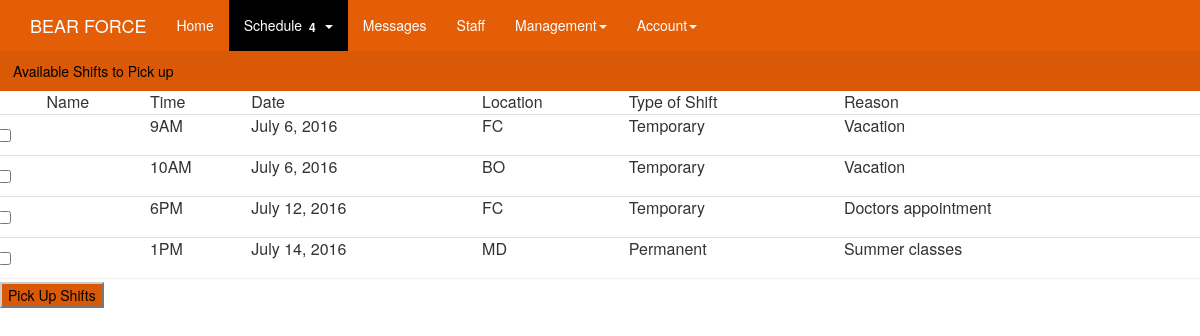
The page /schedules/shift_pick_up on the database as committed earlier.
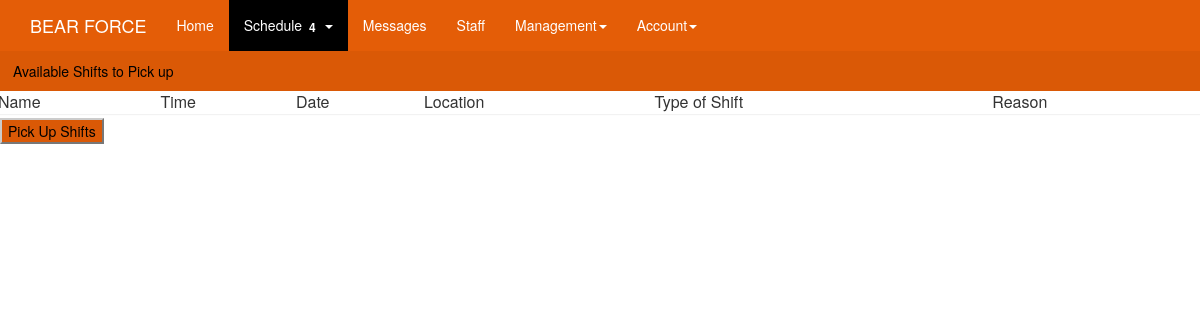
The same page on the database as committed later.
### schedules/models.py (models this page shows, shortened)
class Shift(models.Model):
	user = models.ForeignKey(User, on_delete=models.CASCADE)
	date = models.DateField(
	)
	SHIFT_AM_6 = "6AM"
	SHIFT_AM_7 = "7AM"
	SHIFT_AM_8 = "8AM"
	SHIFT_AM_9 = "9AM"
	SHIFT_AM_10 = "10AM"
	SHIFT_AM_11 = "11AM"
	SHIFT_PM_12 = "12PM"
	SHIFT_PM_1 = "1PM"
	SHIFT_PM_2 = "2PM"
	SHIFT_PM_3 = "3PM"
	SHIFT_PM_4 = "4PM"
	SHIFT_PM_5 = "5PM"
	SHIFT_PM_6 = "6PM"
	SHIFT_PM_7 = "7PM"
	SHIFT_PM_8 = "8PM"
	SHIFT_PM_9 = "9PM"
	SHIFT_PM_10 = "10PM"
	SHIFT_PM_11 = "11PM"
	TIMES_AVAILABLE = (
		(SHIFT_AM_6, "6 A.M."),
		(SHIFT_AM_7, "7 A.M."),
		(SHIFT_AM_8, "8 A.M."),
		(SHIFT_AM_9, "9 A.M."),
		(SHIFT_AM_10, "10 A.M."),
		(SHIFT_AM_11, "11 A.M."),
		(SHIFT_PM_12, "12 P.M."),
		(SHIFT_PM_1, "1 P.M."),
		(SHIFT_PM_2, "2 P.M."),
		(SHIFT_PM_3, "3 P.M."),
		(SHIFT_PM_4, "4 P.M."),
		(SHIFT_PM_5, "5 P.M."),
		(SHIFT_PM_6, "6 P.M."),
		(SHIFT_PM_7, "7 P.M."),
		(SHIFT_PM_8, "8 P.M."),
		(SHIFT_PM_9, "9 P.M."),
		(SHIFT_PM_10, "10 P.M."),
		(SHIFT_PM_11, "11 P.M."),
	)
	time = models.CharField(
		max_length = 4,
		choices=TIMES_AVAILABLE,
		default= SHIFT_PM_12,
	)
	BOXOFFICE = 'BO'
	MAINDESK = 'MD'
	FITNESSCENTER = "FC"
	EQUIPMENTCHECKOUT = 'EC'
	LOCATIONS_TO_WORK = (
		(BOXOFFICE, "Box Office"),
		(MAINDESK, "Main Desk"),
		(FITNESSCENTER, "Fitness Center"),
		(EQUIPMENTCHECKOUT, "Equipment Checkout"),
	)
	working_location = models.CharField(
		max_length=20,
		choices=LOCATIONS_TO_WORK,
		default=MAINDESK,
	)
	PERMANENTSHIFT = 'PS'
	TEMPORARYSHIFT = 'TS'
	SHIFTS_SPECIFICATION =(
		(PERMANENTSHIFT, "Permanent shift"),
		(TEMPORARYSHIFT, "Temporary shift"),
	)
	type_of_shift = models.CharField(
		max_length = 20,
		choices = SHIFTS_SPECIFICATION,
		default = PERMANENTSHIFT,
	)
	SHIFTS_RELEASE_SPECIFICATION = (
		("null", "null"),
		('Permanent', "Permanent shift release"),
		('Temporary', "Temporary shift release"),
	)
	type_of_shift_release = models.CharField(
		max_length=20,
		choices = SHIFTS_RELEASE_SPECIFICATION,
		default = "null",
	)
	release_reason = models.TextField(
		default="Blank")
	release_shift_temp = False
	release_shift_perm = False

### schedules/views.py (the view)
def shift_pick_up(request):
	available_shifts = []
	for shift in Shift.objects.all():
		if ((shift.type_of_shift_release == 'Permanent') or (shift.type_of_shift_release=='Temporary')):
			available_shifts.append(shift)
	context = {
		"available_shifts": available_shifts,
	}
	return render(request, 'schedules/pick_up_schedules.html', context)

### schedules/templates/schedules/pick_up_schedules.html
{% extends 'schedules/base.html' %}
{% block body %}
	<div class="container-fluid">
		<div class="row">
			<div class="panel panel-default">
				<div class="panel-heading" id="available_shifts">Available Shifts to Pick up</div>
				<table class="table">
					<tr>
						<td></td>
						<td>Name</td>
						<td>Time</td>
						<td>Date</td>
						<td>Location</td>
						<td>Type of Shift</td>
						<td>Reason</td>
					</tr>
					{% for shift in available_shifts %}
					<tr>
						<td>
							<div class="checkbox">
							  <label>
							    <input type="checkbox" data-toggle="toggle selected">
							  </label>
							</div>
						</td>
						<td>{{ shift.user.first_name }} {{ shift.user.last_name }}</td>
						<td>{{ shift.time }}</td>
						<td>{{ shift.date }}</td>
						<td>{{ shift.working_location }}</td>
						<td>{{ shift.type_of_shift_release }}</td>
						<td>{{ shift.release_reason }}</td>
					</tr>
					{% endfor %}
				</table>
			</div>
		</div>
	</div>
	<input type="submit" class="btn-default" value="Pick Up Shifts">
{% endblock %}

Rows that differ between the two databases and show on the page:
removed Shift: time "9AM", date "July 6, 2016", working_location "FC", type_of_shift_release "Temporary", release_reason "Vacation"
removed Shift: time "10AM", date "July 6, 2016", working_location "BO", type_of_shift_release "Temporary", release_reason "Vacation"
removed Shift: time "6PM", date "July 12, 2016", working_location "FC", type_of_shift_release "Temporary", release_reason "Doctors appointment"
removed Shift: time "1PM", date "July 14, 2016", working_location "MD", type_of_shift_release "Permanent", release_reason "Summer classes"
